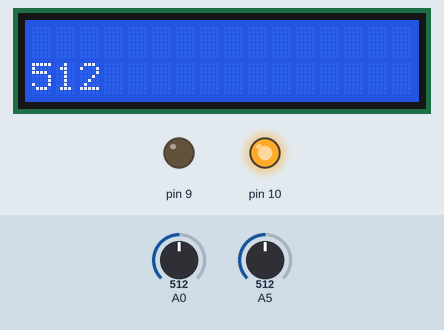
Simulated run of this sketch. Board: Arduino Uno, built with avr-gcc and run on an emulated ATmega328P. Parts: 16×2 character LCD, output pins drawn as LEDs (lit = HIGH). The inputs (shaded band) are chosen by the test bench; at power-on: A5 = 512, A0 = 512. Pins used as bus, display or sensor lines are not drawn.

Above: at 1.2 s.
1.3 s: A5 set to 290
At 3.1 s:
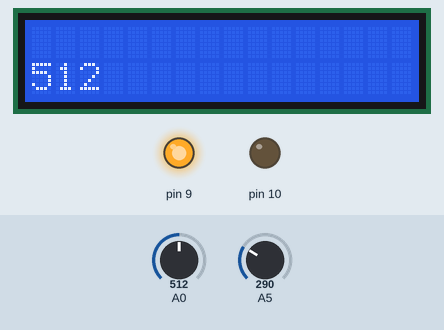
3.5 s: A0 set to 0
At 4.8 s:
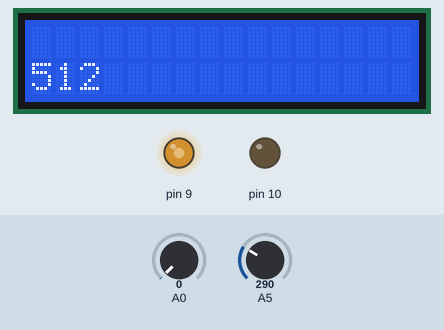
5.6 s: A0 set to 110
At 6.2 s:
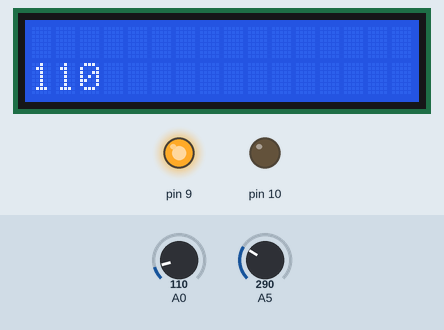
7.1 s: A0 set to 122
At 8.8 s:
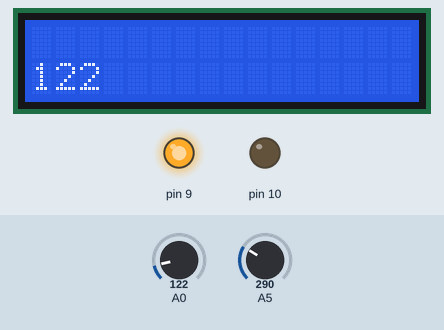
Timing chart, 0 to 10.1 s (numbered marks = the images above; inputs shaded):
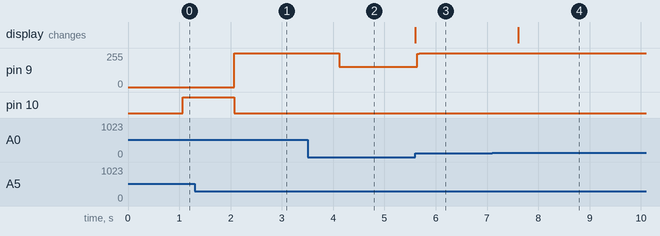

The sketch:

ir.ino
```cpp
#include<LiquidCrystal.h>
LiquidCrystal lcd(7,6,5,4,3,2);

void setup()
{
  lcd.begin(16,2);
  pinMode(A5,INPUT);
  pinMode(8,OUTPUT);
  pinMode(9,OUTPUT);
  pinMode(10,OUTPUT);
}
void loop()
{
   if (analogRead(8))
   {
     lcd.clear();
     lcd.setCursor(0,1);
     int a=analogRead(8);
     lcd.print(a);
     delay(1000);
   }
   if(analogRead(A5)>100)
    {digitalWrite(8,1);
    digitalWrite(9,0);
    digitalWrite(10,0);}
   if(analogRead(A5)>100&&analogRead(A5)<300)
   { digitalWrite(8,0);
    digitalWrite(9,1);
    digitalWrite(10,0);}
   if(analogRead(A5)>300)
    { digitalWrite(8,0);
    digitalWrite(9,0);
    digitalWrite(10,1);}
}
```

Measured:
- after the input at 1.3 s, pin 9: 0/255 → 255/255 after 0.77 s; pin 10: HIGH → LOW after 0.77 s
- after the input at 3.5 s, pin 9: 255/255 → 152/255 after 0.62 s
- after the input at 5.6 s, pin 9: 152/255 → 255/255 at once; the display: changes at once (image 3)
- after the input at 7.1 s, the display: changes after 0.51 s (image 4)
